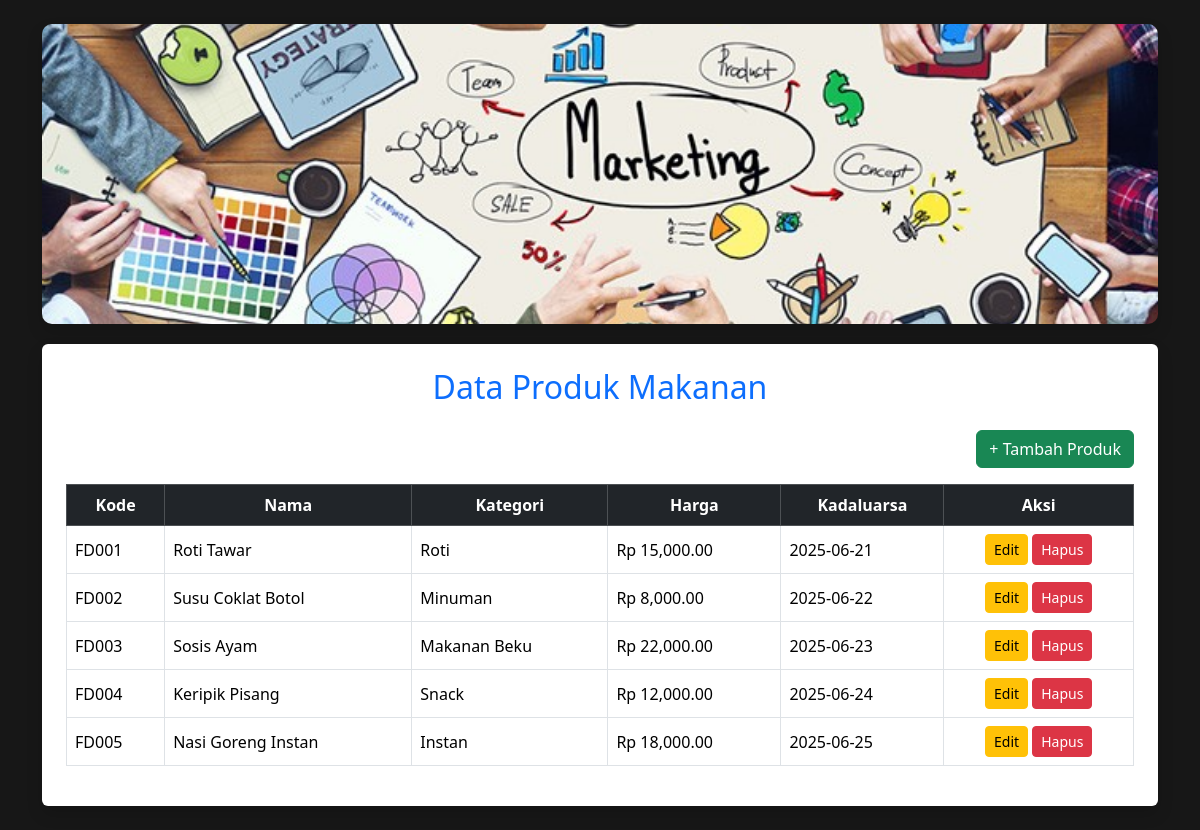
The page / on the database its author committed.
### tables this page shows
CREATE TABLE `produk` (
  `id` int(11) NOT NULL,
  `kode_produk` varchar(20) NOT NULL,
  `nama_produk` varchar(100) NOT NULL,
  `kategori` varchar(50) DEFAULT NULL,
  `harga` decimal(10,2) DEFAULT NULL,
  `tanggal_kadaluarsa` date DEFAULT NULL
);

### index.php (the view, shortened to what this page needs)
<?php include 'koneksi.php'; ?>
<!DOCTYPE html>
<html>
<head>
    <link href="https://cdn.jsdelivr.net/npm/bootstrap@5.3.3/dist/css/bootstrap.min.css" rel="stylesheet">
</head>
<body class="container py-4">
    <img src="Assets/manajemen_produk_makanan.jpg" alt="Header Gambar" class="header-img shadow">
    <div class="bg-white p-4 rounded shadow">
        <h2 class="mb-4 text-center text-primary">Data Produk Makanan</h2>
        <div class="text-end mb-3">
            <a href="tambah.php" class="btn btn-success">+ Tambah Produk</a>
        </div>
        <table class="table table-bordered table-hover bg-light">
            <thead class="table-dark text-center">
                <tr>
                    <th>Kode</th>
                    <th>Nama</th>
                    <th>Kategori</th>
                    <th>Harga</th>
                    <th>Kadaluarsa</th>
                    <th>Aksi</th>
                </tr>
            </thead>
            <tbody>
            <?php
            $query = mysqli_query($conn, "SELECT * FROM produk");
            while ($data = mysqli_fetch_assoc($query)) {
                echo "<tr>
                    <td>{$data['kode_produk']}</td>
                    <td>{$data['nama_produk']}</td>
                    <td>{$data['kategori']}</td>
                    <td>Rp " . number_format($data['harga'], 2) . "</td>
                    <td>{$data['tanggal_kadaluarsa']}</td>
                    <td class='text-center'>
                        <a href='edit.php?id={$data['id']}' class='btn btn-warning btn-sm'>Edit</a>
                        <a href='hapus.php?id={$data['id']}' class='btn btn-danger btn-sm' onclick=\"return confirm('Hapus data ini?')\">Hapus</a>
                    </td>
                </tr>";
            }
            ?>
            </tbody>
        </table>
    </div>
</body>
</html>

### index.php (style rules this page uses)
body { background-color:rgb(23, 23, 23); }
.header-img { width: 100%; max-height: 300px; object-fit: cover; border-radius: 10px; margin-bottom: 20px; }
.table th, .table td { vertical-align: middle; }

### rows shown on the page
produk: kode_produk "FD001", nama_produk "Roti Tawar", kategori "Roti", harga "15,000.00", tanggal_kadaluarsa "2025-06-21"
produk: kode_produk "FD002", nama_produk "Susu Coklat Botol", kategori "Minuman", harga "8,000.00", tanggal_kadaluarsa "2025-06-22"
produk: kode_produk "FD003", nama_produk "Sosis Ayam", kategori "Makanan Beku", harga "22,000.00", tanggal_kadaluarsa "2025-06-23"
produk: kode_produk "FD004", nama_produk "Keripik Pisang", kategori "Snack", harga "12,000.00", tanggal_kadaluarsa "2025-06-24"
produk: kode_produk "FD005", nama_produk "Nasi Goreng Instan", kategori "Instan", harga "18,000.00", tanggal_kadaluarsa "2025-06-25"
